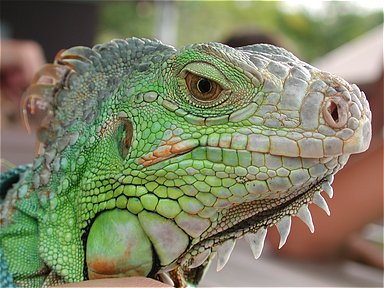
#> input picture various_datasets/reptile_color.jpg, 384 x 288 px, found by its file name
$ jupyter execute --allow-errors WranglingImages2.ipynb
#> lines starting #> are read from the running program, lines starting #| are printed output that depends on the picture
[cell 1]
# Wrangling images

import os
from IPython.core.display import display, HTML
display(HTML("<style>.container { width:100% !important; }</style>"))

[cell 2]
#set up your local datapath
from google.colab import drive
drive.mount('/content/drive')
#change this based on your setup
root = '/content/drive/MyDrive/Colab/ML/'
datapath =  root + 'data/'

[cell 3]
import cv2
import numpy
from matplotlib import pyplot as plt
from matplotlib.pyplot import figure
from google.colab.patches import cv2_imshow

[cell 4]
#display an image
input_image_color = 'reptile_color.jpg'
image = cv2.imread(datapath + input_image_color)
#> image is the input picture: shape (288, 384, 3); mean B, G, R 100.7, 130.8, 127.4
plt.imshow(image)
#> (this line was passed over: IPython is not available in this run)

[cell 5]
#get the dimensions of an image
size = image.size
#> size = 331776
dimensions = image.shape
#> dimensions = (288, 384, 3)
print(dimensions, size)
#| (288, 384, 3) 331776
print('height: ', dimensions[0])
#| height:  288
print('width: ', dimensions[1])
#| width:  384
print('number of bands: ', dimensions[2])
#| number of bands:  3

[cell 6]
#resize an image
n = 2
interpolation_method = cv2.INTER_LINEAR
new_height = n*dimensions[0]
#> new_height = 576
new_width = n*dimensions[1]
#> new_width = 768
bigger_image = cv2.resize(image, (new_width, new_height), interpolation_method)
plt.imshow(bigger_image)
#> (this line was passed over: IPython is not available in this run)

[cell 7]
#split color image into bands, and find the dimensions
b,g,r = cv2.split(image) #returns numpy matrix
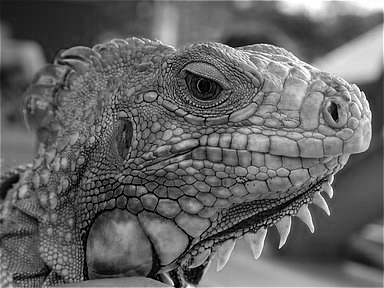
#> b: shape (288, 384); min 0, max 255, mean 100.7
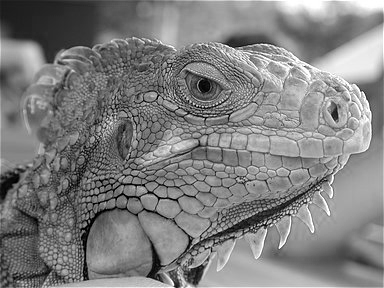
#> r: shape (288, 384); min 0, max 255, mean 127.4
print (b.shape)
#| (288, 384)

[cell 8]
#pad an image with extra data (zeros)

[cell 9]
#basic use of numpy.pad
# https://sparrow.dev/numpy-pad/
x = numpy.ones(3)
y = numpy.pad(x, pad_width=1)
print(x)
print(y)

[cell 10]
#on a matrix
x = numpy.ones((3, 3))
y = numpy.pad(x, pad_width=1)
print(x)
print(y)

[cell 11]
#pad around the image as required
p = 10
extra_left, extra_right = p,p
extra_top, extra_bottom = 2*p, 2*p
padded_image = numpy.pad(image, ((extra_top, extra_bottom), (extra_left, extra_right), (0, 0)), mode='constant', constant_values=0)
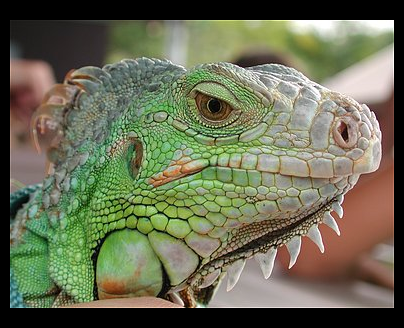
#> padded_image: shape (328, 404, 3); mean B, G, R 84.1, 109.1, 106.4
plt.imshow(padded_image)
#> (this line was passed over: IPython is not available in this run)

[cell 12]
#compare original and padded image
print(image.shape)
#| (288, 384, 3)
print(padded_image.shape)
#| (328, 404, 3)

[cell 13]
# The opposite of padding is cropping
input_image_color = 'reptile_color.jpg'
image = cv2.imread(datapath + input_image_color)
dimensions = image.shape
print(dimensions)
#| (288, 384, 3)

[cell 14]
# Crop top and bottom

cut = 50
top = cut
bottom = dimensions[0] - cut
#> bottom = 238
cropped_image = image[top:bottom, 0:dimensions[1]]
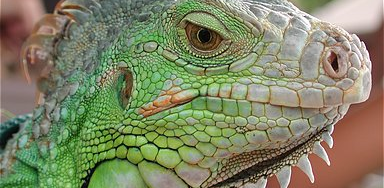
#> cropped_image: shape (188, 384, 3); mean B, G, R 101.3, 133.2, 128.8
plt.imshow(cropped_image)
#> (this line was passed over: IPython is not available in this run)

#> (a cell that did not finish here is left out)

[cell 16]
#PROCESS
#1) read in image 1
#2) read in image 2
#3) select adjustment (adjustment = crop or adjustment = pad)
#4) call adjust_image
#5) compare dimensions of image 1, image 2, altered image

[cell 17]
# Show color bands
# https://www.gimp.org/tutorials/Color2BW/

b = image.copy()
# set green and red channels to 0
b[:, :, 1] = 0
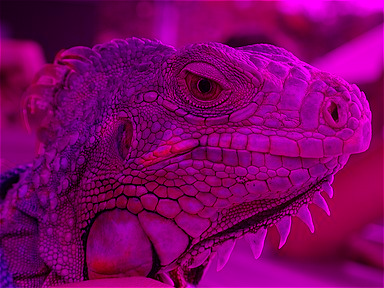
#> b: shape (288, 384, 3); mean B, G, R 100.7, 0, 127.4
b[:, :, 2] = 0
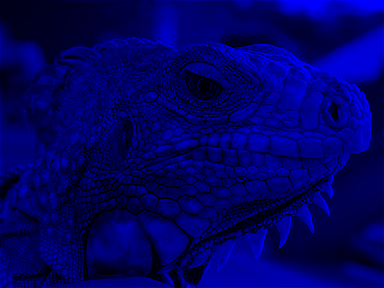
#> b: shape (288, 384, 3); mean B, G, R 100.7, 0, 0

g = image.copy()
# set blue and red channels to 0
g[:, :, 0] = 0
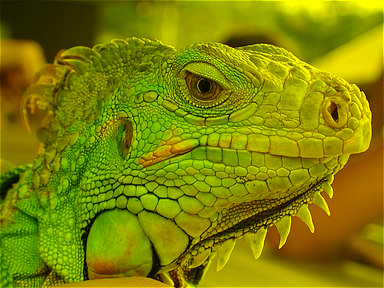
#> g: shape (288, 384, 3); mean B, G, R 0, 130.8, 127.4
g[:, :, 2] = 0
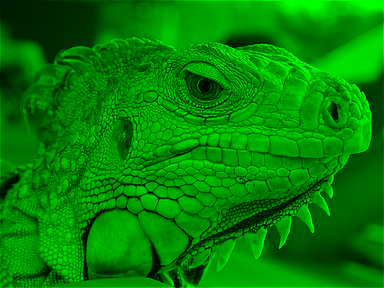
#> g: shape (288, 384, 3); mean B, G, R 0, 130.8, 0

r = image.copy()
# set blue and green channels to 0
r[:, :, 0] = 0
r[:, :, 1] = 0
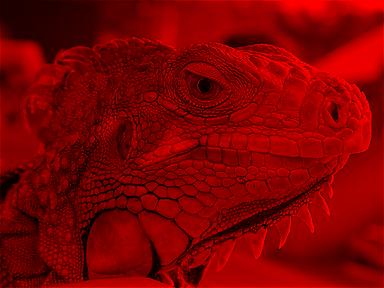
#> r: shape (288, 384, 3); mean B, G, R 0, 0, 127.4

gamma = 0.5
weight_1 = 0.5
weight_2 = 1 - weight_1
mix = cv2.addWeighted(b, weight_1, r, weight_2, gamma)
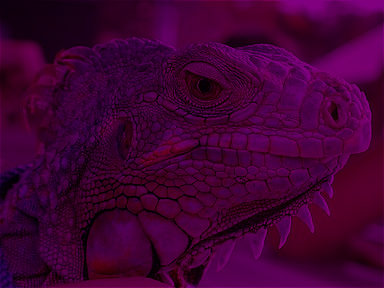
#> mix: shape (288, 384, 3); mean B, G, R 50.9, 0, 64.2


figure(figsize=(30, 15), dpi=80)
#> (this line was passed over: IPython is not available in this run)
images = [r,b,g, mix]
#> (the rest of this cell did not finish here and is left out)
